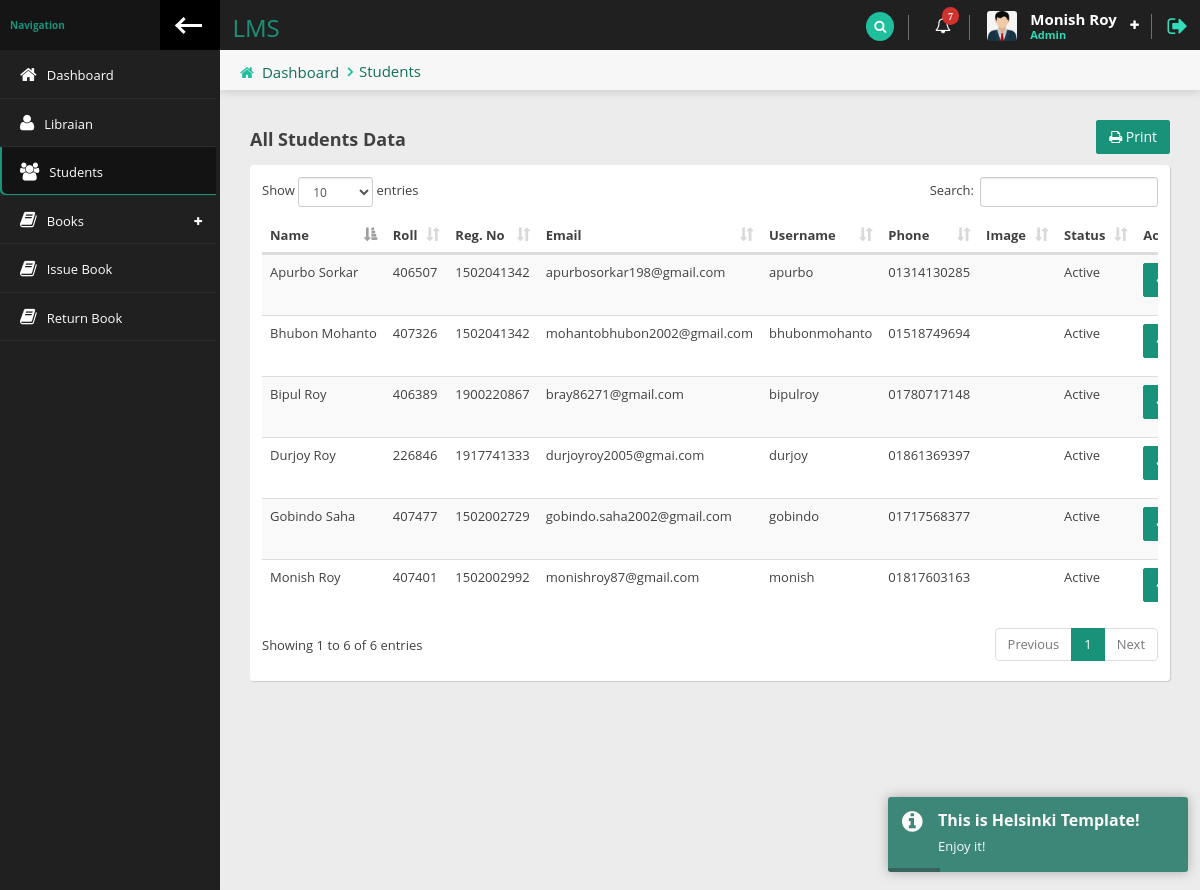
The app's page /librarian/students.php (signed in) with its own data.
### tables this page shows
CREATE TABLE `libraian` (
  `id` int(3) NOT NULL,
  `firstname` varchar(50) NOT NULL,
  `lastname` varchar(50) NOT NULL,
  `email` varchar(100) NOT NULL,
  `username` varchar(20) NOT NULL,
  `password` varchar(100) NOT NULL,
  `datetime` timestamp NOT NULL DEFAULT current_timestamp()
);

CREATE TABLE `students` (
  `id` int(6) NOT NULL,
  `fname` varchar(50) NOT NULL,
  `lname` varchar(50) NOT NULL,
  `roll` int(6) NOT NULL,
  `reg` int(6) NOT NULL,
  `email` varchar(50) NOT NULL,
  `username` varchar(50) NOT NULL,
  `password` varchar(100) NOT NULL,
  `phone` varchar(11) NOT NULL,
  `user_image` varchar(50) DEFAULT NULL,
  `status` tinyint(1) NOT NULL,
  `datetime` timestamp NOT NULL DEFAULT current_timestamp()
);

### librarian/students.php (the view, shortened to what this page needs)
<?php
require_once 'header.php';
?>
                <div class="content-header">
                    <div class="leftside-content-header">
                        <ul class="breadcrumbs">
                        <li><i class="fa fa-home" aria-hidden="true"></i><a href="#">Dashboard</a></li>
                        <li><a href="javascript:avoid(0)">Students</a></li>
                        </ul>
                    </div>
                </div>
                <div class="row animated fadeInUp">
                 <div class="col-sm-12">
                    <div class="pull-left"><h4 class="section-subtitle"><b>All Students Data</b></h4></div>
                    <div class="pull-right"><a href="print-all-students.php" target="_blank" class="btn btn-primary"><i class="fa fa-print"></i> Print</a></div>
                    <div class="clearfix"></div>
                    <div class="panel">
                        <div class="panel-content">
                            <div class="table-responsive">
                                <table id="basic-table" class="data-table table table-striped nowrap table-hover" cellspacing="0" width="100%">
                                    <thead>
                                    <tr>
                                        <th>Name</th>
                                        <th>Roll</th>
                                        <th>Reg. No</th>
                                        <th>Email</th>
                                        <th>Username</th>
                                        <th>Phone</th>
                                        <th>Image</th>
                                        <th>Status</th>
                                        <th>Action</th>
                                    </tr>
                                    </thead>
                                    <tbody>
                                        <?php
                                            $result = mysqli_query($con, "SELECT * FROM `students`");
                                            while ($row = mysqli_fetch_assoc($result)){
                                        ?>
                                                    <tr>
                                                        <td><?= ucwords($row['fname'] .' '. $row['lname']) ?></td>
                                                        <td><?= $row['roll'] ?></td>
                                                        <td><?= $row['reg'] ?></td>
                                                        <td><?= $row['email'] ?></td>
                                                        <td><?= $row['username'] ?></td>
                                                        <td><?= $row['phone'] ?></td>
                                                        <td><img src="<?= $row['image'] ?>" alt=""></td>
                                                        <td><?= $row['status'] == 1 ? 'Active' : 'Inactive' ?></td>
                                                        <td>
                                                            <?php
                                                            if($row['status'] == 1){
                                                                ?>
                                                                <a href="status_inactive.php?id=<?= base64_encode($row['id']) ?>" class="btn btn-primary"><i class="fa fa-arrow-up"></i></a>
                                                                <?php
                                                            }else{
                                                                ?>
                                                                <a href="status_active.php?id=<?= base64_encode($row['id']) ?>" class="btn btn-warning"><i class="fa fa-arrow-down"></i></a>
                                                                <?php
                                                            }
                                                            ?>
                                                        </td>
                                                    </tr>
                                                <?php
                                            }
                                        ?>
                                    </tbody>
                                </table>
                            </div>
                        </div>
                    </div>
                </div>
                </div>
<?php
require_once 'footer.php';
?>

### librarian/header.php (shortened to what this page needs)
<?php
$page = explode ( '/', $_SERVER['PHP_SELF']);
$page = end($page);
require_once '../dbcon.php';
$libraian_login = $_SESSION['libraian_login'];
$data = mysqli_query($con, "SELECT * FROM `libraian` WHERE `email` = '$libraian_login' OR `username` = '$libraian_login'");
$libraian_info = mysqli_fetch_assoc($data);
?>
<!doctype html>
<html lang="en" class="fixed left-sidebar-top">
<head>
    <link href="../assets/vendor/pace/pace-theme-minimal.css" rel="stylesheet" />
    <link rel="stylesheet" href="../assets/vendor/bootstrap/css/bootstrap.css">
    <link rel="stylesheet" href="../assets/vendor/font-awesome/css/font-awesome.css">
    <link rel="stylesheet" href="../assets/vendor/animate.css/animate.css">
    <link rel="stylesheet" href="../assets/vendor/toastr/toastr.min.css">
    <link rel="stylesheet" href="../assets/vendor/magnific-popup/magnific-popup.css">
    <link rel="stylesheet" href="../assets/vendor/data-table/media/css/dataTables.bootstrap.min.css">
    <link rel="stylesheet" href="../assets/vendor/sweetalert/sweetalert.css">
    <link rel="stylesheet" href="../assets/stylesheets/css/style.css">
</head>
<body>
    <div class="wrap">
        <div class="page-header">
            <div class="leftside-header">
                <div class="logo">
                    <a href="index.php" style="width: 500px">
                        <h3>&nbsp; LMS</h3>
                    </a>
                </div>
            </div>
            <div class="rightside-header">
                <div class="header-section" id="search-headerbox">
                    <i class="fa fa-search search" id="search-icon" aria-hidden="true"></i>
                </div>
                <div class="header-section hidden-xs" id="notice-headerbox">
                    <div class="notice" id="alerts-notice">
                        <i class="fa fa-bell-o" aria-hidden="true"><span class="badge badge-xs badge-top-right x-danger">7</span></i>
                    </div>
                </div>
                <div class="header-section" id="user-headerbox">
                    <div class="user-header-wrap">
                        <div class="user-photo">
                            <img alt="profile photo" src="../assets/images/avatar/user.jpg" />
                        </div>
                        <div class="user-info">
                            <span class="user-name"><?= ucwords($libraian_info['firstname']).' '.ucwords($libraian_info['lastname']) ?></span>
                            <span class="user-profile">Admin</span>
                        </div>
                        <i class="fa fa-plus icon-open" aria-hidden="true"></i>
                    </div>
                </div>
                <div class="header-section">
                    <a href="logout.php" data-toggle="tooltip" data-placement="left" title="Logout"><i class="fa fa-sign-out log-out" aria-hidden="true"></i></a>
                </div>
            </div>
        </div>
        <div class="page-body">
            <div class="left-sidebar">
                <div class="left-sidebar-header">
                    <div class="left-sidebar-title">Navigation</div>
                    <div class="left-sidebar-toggle c-hamburger c-hamburger--htla hidden-xs" data-toggle-class="left-sidebar-collapsed" data-target="html">
                        <span></span>
                    </div>
                </div>
                <div id="left-nav" class="nano">
                    <div class="nano-content">
                        <nav>
                            <ul class="nav nav-left-lines" id="main-nav">
                                <li class="<?= $page == 'index.php' ? 'active-item' : '' ?>"><a href="index.php"><i class="fa fa-home" aria-hidden="true"></i><span>Dashboard</span></a></li>
                                <li class="<?= $page == 'libraian.php' ? 'active-item' : '' ?>"><a href="libraian.php"><i class="fa fa-user" aria-hidden="true"></i><span>Libraian</span></a></li>
                                <li class="<?= $page == 'students.php' ? 'active-item' : '' ?>"><a href="students.php"><i class="fa fa-users" aria-hidden="true"></i><span>Students</span></a></li>
                                <li class="has-child-item close-item <?= $page == 'add-book.php' ? 'open-item' : '' ?><?= $page == 'manage-books.php' ? 'open-item' : '' ?>">
                                    <a><i class="fa fa-book" aria-hidden="true"></i><span>Books</span></a>
                                </li>
                                <li class="<?= $page == 'issue-book.php' ? 'active-item' : '' ?>"><a href="issue-book.php"><i class="fa fa-book" aria-hidden="true"></i><span>Issue Book</span></a></li>
                                <li class="<?= $page == 'return-book.php' ? 'active-item' : '' ?>"><a href="return-book.php"><i class="fa fa-book" aria-hidden="true"></i><span>Return Book</span></a></li>
                            </ul>
                        </nav>
                    </div>
                </div>
            </div>
            <div class="content">

### librarian/footer.php (shortened to what this page needs)
            </div>
        </div>
    </div>
</body>
</html>

### records on screen
libraian: firstname "Monish", lastname "Roy"
students: fname+lname "Gobindo Saha", roll "407477", reg "1502002729", email "gobindo.saha2002@gmail.com", username "gobindo", phone "01717568377", status "Active"
students: fname+lname "Apurbo Sorkar", roll "406507", reg "1502041342", email "apurbosorkar198@gmail.com", username "apurbo", phone "01314130285", status "Active"
students: fname+lname "Bhubon Mohanto", roll "407326", reg "1502041342", email "mohantobhubon2002@gmail.com", username "bhubonmohanto", phone "01518749694", status "Active"
students: fname+lname "Bipul Roy", roll "406389", reg "1900220867", email "bray86271@gmail.com", username "bipulroy", phone "01780717148", status "Active"
students: fname+lname "Durjoy Roy", roll "226846", reg "1917741333", email "durjoyroy2005@gmai.com", username "durjoy", phone "01861369397", status "Active"
students: fname+lname "Monish Roy", roll "407401", reg "1502002992", email "monishroy87@gmail.com", username "monish", phone "01817603163", status "Active"
